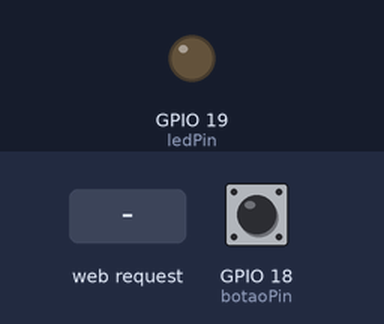
This sketch was run on a simulated ESP32. Shown: output pins drawn as LEDs (lit = HIGH). Inputs (shaded band) come from the test bench; at power-on: GPIO 18 (botaoPin) HIGH. WiFi joins after 1.5 s; servers stay silent unless stated; what the sketch prints to the serial monitor is not drawn.

Above: at 2.7 s.
2.8 s: HTTP request GET /LED=ON received
At 4.0 s:
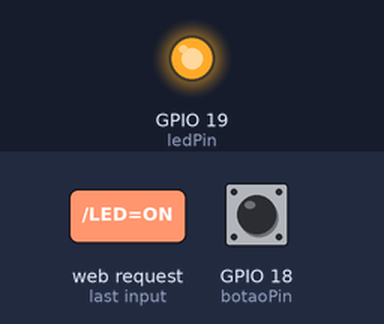
4.3 s: HTTP request GET /LED=OFF received
At 5.1 s:
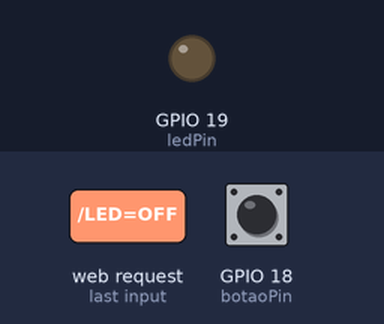
Timing chart, 0 to 7.3 s (numbered marks = the images above; inputs shaded):
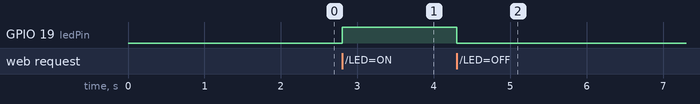

Measured:
- after the input at 2.8 s, GPIO 19 (ledPin): LOW → HIGH at once
- after the input at 4.3 s, GPIO 19 (ledPin): HIGH → LOW at once

The sketch:

sketch_mar10a.ino
```cpp
#include <WiFi.h>

const char* ssid = "iotsenai123";
const char* senha = "iotsenai123";

WiFiServer server(80);

int ledPin = 19;     // D19
int botaoPin = 18;  // D18

String estadoLED = "OFF";

void setup() {
  Serial.begin(115200);

  pinMode(ledPin, OUTPUT);
  pinMode(botaoPin, INPUT_PULLUP);

  WiFi.begin(ssid, senha);

  Serial.println("Conectando...");
  while (WiFi.status() != WL_CONNECTED) {
    delay(500);
    Serial.print(".");
  }

  Serial.println("\nConectado!");
  Serial.print("IP: ");
  Serial.println(WiFi.localIP());

  server.begin();
}

void loop() {
  WiFiClient client = server.available();
  if (!client) return;

  while (!client.available()) {
    delay(1);
  }

  String request = client.readStringUntil('\r');
  client.flush();

  // Controle do LED via URL
  if (request.indexOf("/LED=ON") != -1) {
    digitalWrite(ledPin, HIGH);
    estadoLED = "ON";
  }

  if (request.indexOf("/LED=OFF") != -1) {
    digitalWrite(ledPin, LOW);
    estadoLED = "OFF";
  }

  // Leitura do botão
  String estadoBotao;
  if (digitalRead(botaoPin) == LOW) {
    estadoBotao = "PRESSIONADO";
  } else {
    estadoBotao = "SOLTO";
  }

  // HTML da página
  client.println("HTTP/1.1 200 OK");
  client.println("Content-Type: text/html");
  client.println("");

  client.println("<!DOCTYPE HTML>");
  client.println("<html>");
  client.println("<head>");
  client.println("<meta http-equiv='refresh' content='2'>");
  client.println("<style>");
  client.println("body { font-family: Arial; text-align: center; background: #f2f2f2; }");
  client.println("h1 { color: #333; }");
  client.println(".botao { padding: 15px 30px; font-size: 20px; margin: 10px; border: none; border-radius: 10px; }");
  client.println(".on { background-color: green; color: white; }");
  client.println(".off { background-color: red; color: white; }");
  client.println("</style>");
  client.println("</head>");

  client.println("<body>");
  client.println("<h1>Controle ESP8266</h1>");

  client.println("<h2>Estado do Botao: " + estadoBotao + "</h2>");
  client.println("<h2>LED: " + estadoLED + "</h2>");

  client.println("<a href=\"/LED=ON\"><button class='botao on'>LIGAR</button></a>");
  client.println("<a href=\"/LED=OFF\"><button class='botao off'>DESLIGAR</button></a>");

  client.println("</body>");
  client.println("</html>");
}
```
